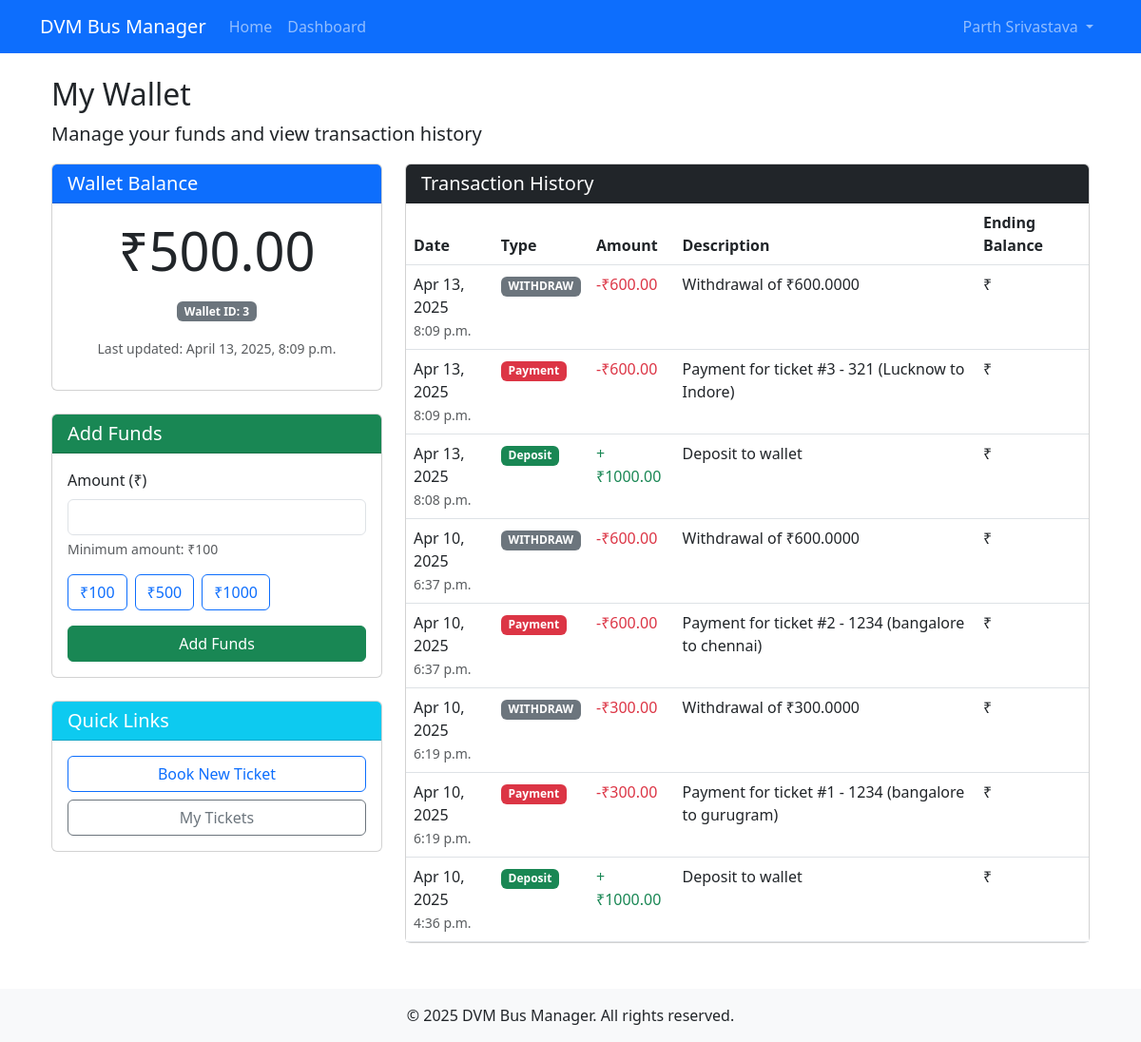
/booking/wallet/ (signed in), run on the app's committed database.
### accounts/models.py (models this page shows, shortened)
class User(AbstractUser):
    username = None  # Remove username field
    email = models.EmailField(_('email address'), unique=True)
    full_name = models.CharField(_('full name'), max_length=150)
    date_joined = models.DateTimeField(_('date joined'), default=timezone.now)
    is_passenger = models.BooleanField(default=True)
    profile_picture_url = models.URLField(_('profile picture URL'), max_length=1000, blank=True, null=True)
    objects = UserManager()
    USERNAME_FIELD = 'email'
    REQUIRED_FIELDS = ['full_name']
    class Meta:
        verbose_name = _('user')
        verbose_name_plural = _('users')

### booking/models.py (models this page shows, shortened)
class Wallet(models.Model):
    user = models.OneToOneField(settings.AUTH_USER_MODEL, on_delete=models.CASCADE, related_name='wallet')
    balance = models.DecimalField(_('balance'), max_digits=10, decimal_places=2, default=0.00,
                                 validators=[MinValueValidator(0.00)])
    created_at = models.DateTimeField(_('created at'), auto_now_add=True)
    updated_at = models.DateTimeField(_('updated at'), auto_now=True)
    class Meta:
        verbose_name = _('wallet')
        verbose_name_plural = _('wallets')

class Transaction(models.Model):
    TRANSACTION_TYPES = (
        ('DEPOSIT', _('Deposit')),
        ('WITHDRAW', _('Withdrawal')),
        ('PAYMENT', _('Payment')),
        ('REFUND', _('Refund')),
    )
    wallet = models.ForeignKey(Wallet, on_delete=models.CASCADE, related_name='transactions')
    amount = models.DecimalField(_('amount'), max_digits=10, decimal_places=2)
    transaction_type = models.CharField(_('transaction type'), max_length=20, choices=TRANSACTION_TYPES)
    description = models.CharField(_('description'), max_length=255, blank=True)
    timestamp = models.DateTimeField(_('timestamp'), default=timezone.now)
    related_ticket = models.ForeignKey('Ticket', on_delete=models.SET_NULL, null=True, blank=True,
                                       related_name='transactions')
    related_multistop_ticket = models.ForeignKey('MultiStopTicket', on_delete=models.SET_NULL, null=True, blank=True,
                                               related_name='transactions')
    class Meta:
        verbose_name = _('transaction')
        verbose_name_plural = _('transactions')
        ordering = ['-timestamp']

### booking/views.py (the view)
# urls.py: path('wallet/', views.wallet_detail, name='wallet_detail'),
@login_required
def wallet_detail(request):
    try:
        wallet = request.user.wallet
        transactions_list = wallet.transactions.all().order_by('-timestamp')
        paginator = Paginator(transactions_list, 10)  # Show 10 transactions per page
        page = request.GET.get('page')
        transactions = paginator.get_page(page)
    except Wallet.DoesNotExist:
        wallet = Wallet.objects.create(user=request.user)
        transactions = []
    context = {
        'wallet': wallet,
        'transactions': transactions,
    }
    return render(request, 'booking/wallet_detail.html', context)

### accounts/context_processors.py (called while the page is built)
def social_auth_config(request):
    context = {
        'google_oauth_configured': False,
    }
    if hasattr(settings, 'SOCIALACCOUNT_PROVIDERS') and 'google' in settings.SOCIALACCOUNT_PROVIDERS:
        try:
            google_app = SocialApp.objects.filter(provider='google').exists()
            context['google_oauth_configured'] = google_app
        except:
            pass
    return context

### templates/booking/wallet_detail.html (shortened to what this page needs)
{% extends 'base.html' %}
{% block content %}
<div class="container mt-4">
    <div class="row">
        <div class="col-md-12">
            <h2>My Wallet</h2>
            <p class="lead">Manage your funds and view transaction history</p>
        </div>
    </div>
    <div class="row">
        <div class="col-md-4">
            <div class="card mb-4">
                <div class="card-header bg-primary text-white">
                    <h5 class="mb-0">Wallet Balance</h5>
                </div>
                <div class="card-body">
                    <h2 class="display-4 text-center mb-3">₹{{ wallet.balance }}</h2>
                    <div class="text-center mb-3">
                        <span class="badge bg-secondary">Wallet ID: {{ wallet.id }}</span>
                    </div>
                    <p class="text-muted text-center">
                        <small>Last updated: {{ wallet.updated_at|date:"F j, Y, g:i a" }}</small>
                    </p>
                </div>
            </div>
            <div class="card mb-4">
                <div class="card-header bg-success text-white">
                    <h5 class="mb-0">Add Funds</h5>
                </div>
                <div class="card-body">
                    <form method="post" action="{% url 'booking:add_money' %}">
                        <div class="mb-3">
                            <label for="amount" class="form-label">Amount (₹)</label>
                            <input type="number" min="100" step="100" class="form-control" id="amount" name="amount" required>
                            <div class="form-text">Minimum amount: ₹100</div>
                        </div>
                        <div class="d-flex gap-2 flex-wrap mb-3">
                            <button type="button" class="btn btn-outline-primary amount-btn" data-amount="100">₹100</button>
                            <button type="button" class="btn btn-outline-primary amount-btn" data-amount="500">₹500</button>
                            <button type="button" class="btn btn-outline-primary amount-btn" data-amount="1000">₹1000</button>
                        </div>
                        <button type="submit" class="btn btn-success w-100">Add Funds</button>
                    </form>
                </div>
            </div>
            <div class="card">
                <div class="card-header bg-info text-white">
                    <h5 class="mb-0">Quick Links</h5>
                </div>
                <div class="card-body">
                    <div class="d-grid gap-2">
                        <a href="{% url 'booking:bus_search' %}" class="btn btn-outline-primary">Book New Ticket</a>
                        <a href="{% url 'booking:user_journeys' %}" class="btn btn-outline-secondary">My Tickets</a>
                    </div>
                </div>
            </div>
        </div>
        <div class="col-md-8">
            <div class="card">
                <div class="card-header bg-dark text-white">
                    <h5 class="mb-0">Transaction History</h5>
                </div>
                <div class="card-body p-0">
                    {% if transactions %}
                    <div class="table-responsive">
                        <table class="table table-hover mb-0">
                            <thead>
                                <tr>
                                    <th>Date</th>
                                    <th>Type</th>
                                    <th>Amount</th>
                                    <th>Description</th>
                                    <th>Ending Balance</th>
                                </tr>
                            </thead>
                            <tbody>
                                {% for transaction in transactions %}
                                <tr>
                                    <td>{{ transaction.timestamp|date:"M d, Y" }}<br>
                                        <small class="text-muted">{{ transaction.timestamp|time:"g:i a" }}</small>
                                    </td>
                                    <td>
                                        {% if transaction.transaction_type == 'DEPOSIT' %}
                                        <span class="badge bg-success">Deposit</span>
                                        {% elif transaction.transaction_type == 'WITHDRAWAL' %}
                                        <span class="badge bg-warning">Withdrawal</span>
                                        {% elif transaction.transaction_type == 'PAYMENT' %}
                                        <span class="badge bg-danger">Payment</span>
                                        {% elif transaction.transaction_type == 'REFUND' %}
                                        <span class="badge bg-info">Refund</span>
                                        {% else %}
                                        <span class="badge bg-secondary">{{ transaction.transaction_type }}</span>
                                        {% endif %}
                                    </td>
                                    <td>
                                        {% if transaction.transaction_type == 'DEPOSIT' or transaction.transaction_type == 'REFUND' %}
                                        <span class="text-success">+₹{{ transaction.amount }}</span>
                                        {% else %}
                                        <span class="text-danger">-₹{{ transaction.amount }}</span>
                                        {% endif %}
                                    </td>
                                    <td>
                                        {{ transaction.description }}
                                    </td>
                                    <td>₹{{ transaction.ending_balance }}</td>
                                </tr>
                                {% endfor %}
                            </tbody>
                        </table>
                    </div>
                    {% else %}
                    <div class="text-center p-4">
                        <p class="text-muted">No transactions found in your wallet yet.</p>
                        <p>Start by adding funds or booking your first ticket!</p>
                    </div>
                    {% endif %}
                </div>
            </div>
        </div>
    </div>
</div>
{% endblock %}

### templates/includes/navbar.html (shortened to what this page needs)
<nav class="navbar navbar-expand-lg navbar-dark bg-primary">
    <div class="container">
        <a class="navbar-brand" href="{% url 'home' %}">DVM Bus Manager</a>
        <div class="collapse navbar-collapse" id="navbarNav">
            <ul class="navbar-nav me-auto">
                <li class="nav-item">
                    <a class="nav-link" href="{% url 'home' %}">Home</a>
                </li>
                {% if user.is_authenticated %}
                <li class="nav-item">
                    <a class="nav-link" href="{% url 'dashboard' %}">Dashboard</a>
                </li>
                {% endif %}
            </ul>
            <ul class="navbar-nav ms-auto">
                {% if user.is_authenticated %}
                    <li class="nav-item dropdown">
                        <a class="nav-link dropdown-toggle" href="#" id="navbarDropdown" role="button" data-bs-toggle="dropdown" aria-expanded="false">
                            {{ user.full_name|default:user.email }}
                        </a>
                    </li>
                {% endif %}
            </ul>
        </div>
    </div>
</nav>

### data on the page
User: full_name "Parth Srivastava"
Wallet: balance "500.00", id "3", updated_at "April 13, 2025, 8:09 p.m."
Transaction: transaction_type "Payment"
Transaction: transaction_type "Deposit"
Transaction: transaction_type "Payment"
Transaction: transaction_type "Payment"
Transaction: transaction_type "Deposit"
